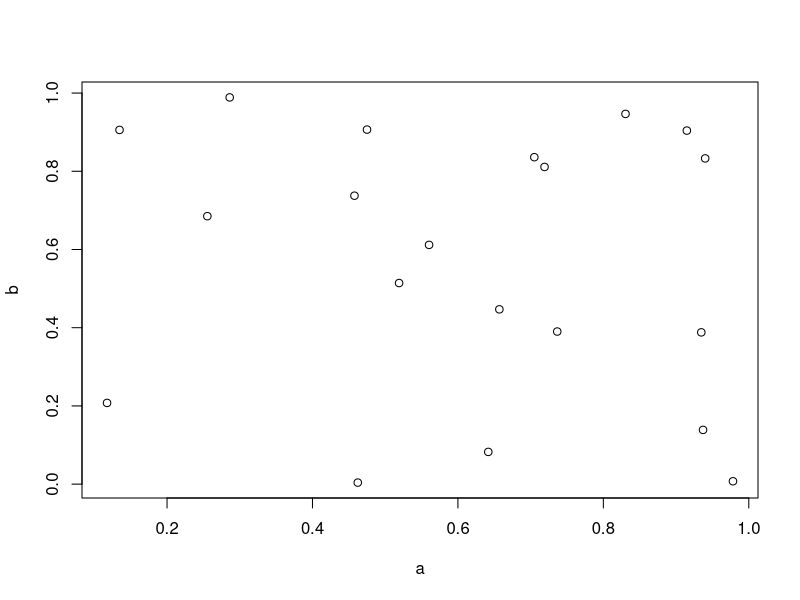
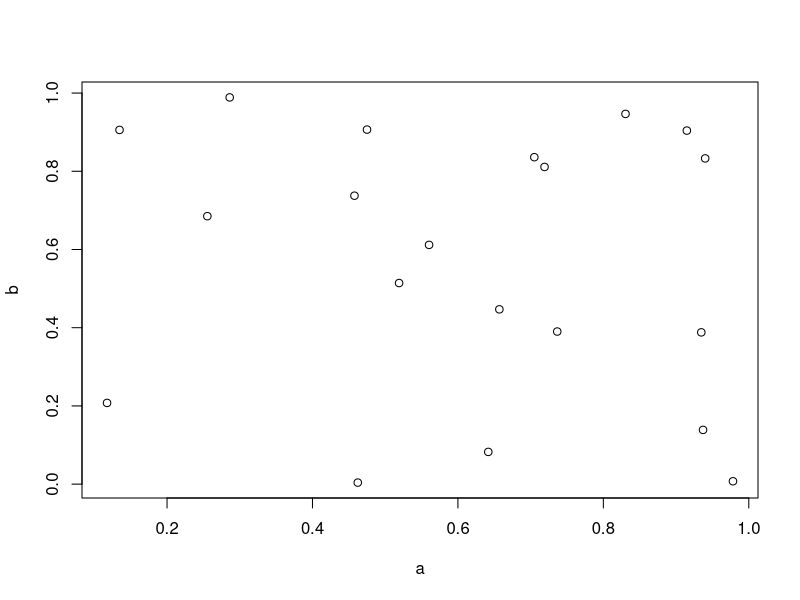
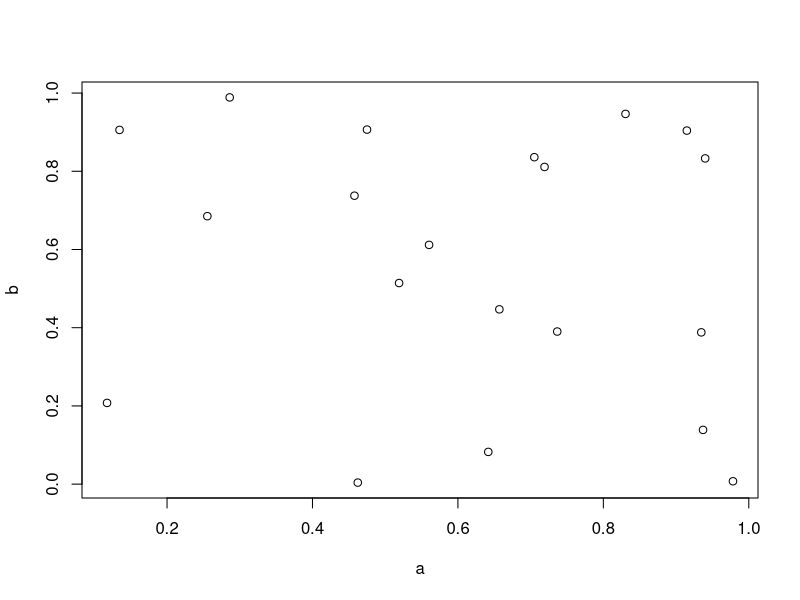
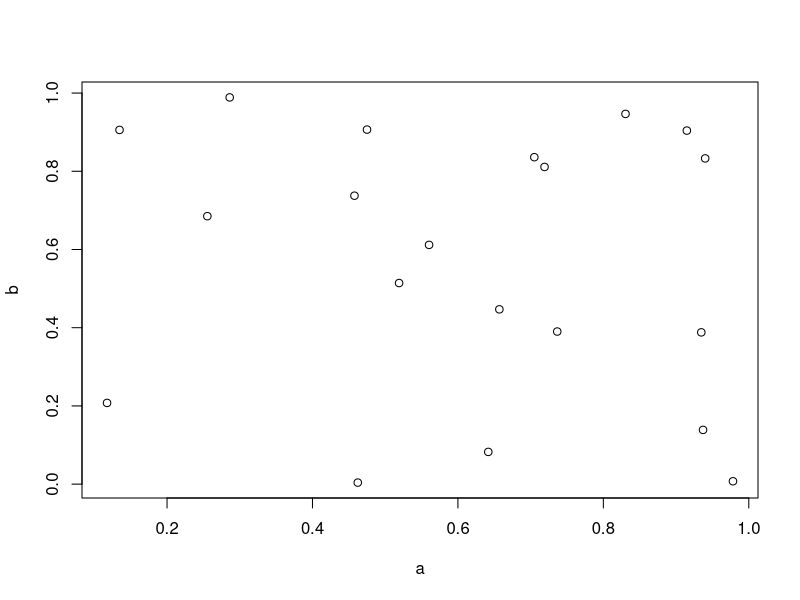

These figures' R source, in order:
#want to learn how the quartz graphics device works 

#following some from general graphics devices in R, https://cran.r-project.org/doc/manuals/r-release/R-ints.html, and some from ?quartz 

#xquartz is the osx implementation of x11

#‘par’ can be used to set or query graphical parameters.

# Each device has its own set of graphical parameters.  If the
     # current device is the null device, ‘par’ will open a new device
     # before querying/setting parameters.  (What device is controlled by
     # ‘options("device")’.)
		 
#this changes the height/width of new quartz plots 
quartz.options(height = 6, width = 6) 
 
set.seed(42)

a = runif(20, 0, 1) 
b = runif(20, 0, 1) 

plot(a, b)

quartz.options(height = 4,  width = 4, pointsize = 10)

#quartz.options() only changes the actual size if you close the current device
plot(a, b)

dev.off()

plot(a, b)

#i can still see these.. R is designed to display points down to one pixel in size
#kind of unclear what the mapping is between pointsize and pixel size.. r internals says that it depends on the device, while quartz... 
quartz.options(height = 4,  width = 4, pointsize = 0.1)

dev.off()

plot(a, b)












#Font sizes are in big points.
#should be able to figure out what is going on w font sizes based on the "big point" convention to understand the mapping

#what i want to get is the mapping, for quartz, between pointsize and pixel radius, and between font size and pixels


#for creating figures for papers, bset practice is to start with a call to the device driver, e.g. w pdf or png or tiff, run the graphics commands, and then finish by calling dev.off()
#pdf() is a good format bc it is vector-based so it's good across platforms 

#by default R assumes 72 pxiels per inch; this canb e changed via the res() argument 